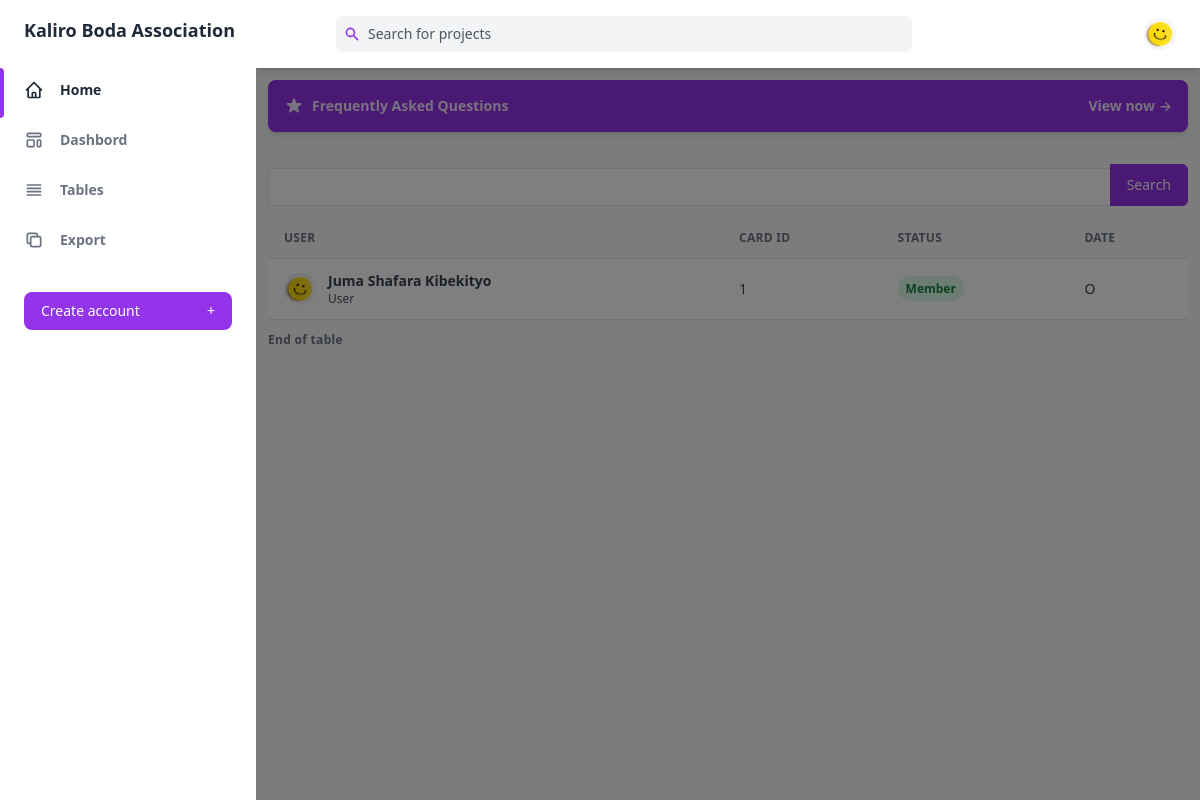
The page /accounts/user_table on the database as committed earlier.
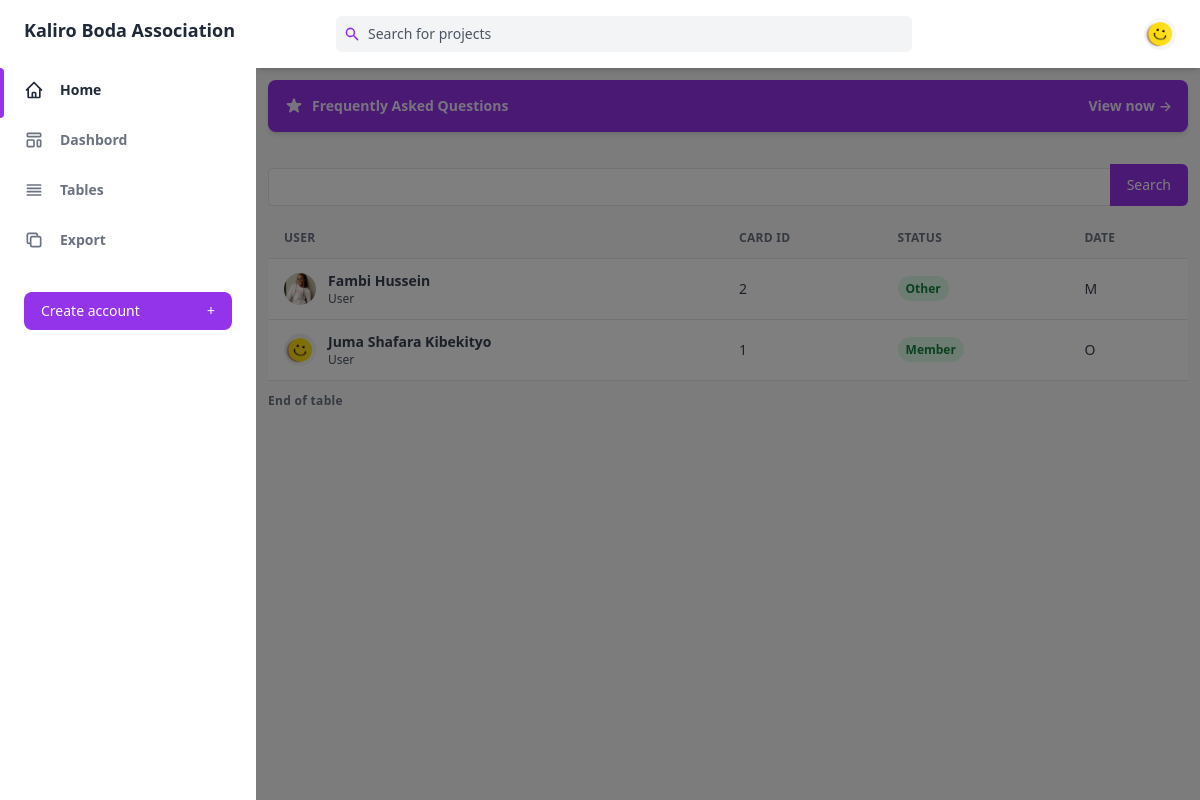
The same page on the database as committed later.
### accounts/models.py (models this page shows, shortened)
class User(AbstractUser):
    REQUIRED_FIELDS = ['first_name', 'last_name']
    GENDER_CHOICES = [('M', 'Male'), ('F', 'Female'), ('O', 'Other')]
    first_name = models.CharField(max_length=25)
    last_name = models.CharField(max_length=25)
    email = models.EmailField(verbose_name='User email', blank=True)
    gender = models.CharField(choices=GENDER_CHOICES,
                              max_length=1, default="O")
    display_picture = models.ImageField(
        default='display_pictures/smily.jpg', upload_to='display_pictures')

### accounts/views.py (the view)
def userTable(request):
    users = User.objects.all().order_by('first_name')
    context = {'users': users}
    template_name = 'accounts/user_table.html'
    return render(request=request, template_name=template_name, context=context)

### accounts/templates/accounts/user_table.html (shortened to what the changed rows need)
{% extends 'kaliroboda/base.html' %} {% block content %}
<main class="container overflow-y-auto p-3">
  {% if users %}
  <div class="w-full overflow-hidden rounded-lg shadow-xs">
    <div class="w-full overflow-x-auto">
      <table class="w-full whitespace-no-wrap">
        <thead>
          <tr
            class="text-xs font-semibold tracking-wide text-left text-gray-500 uppercase border-b dark:border-gray-700 bg-gray-50 dark:text-gray-400 dark:bg-gray-800"
          >
            <th class="px-4 py-3">User</th>
            <th class="px-4 py-3">Card ID</th>
            <th class="px-4 py-3">Status</th>
            <th class="px-4 py-3">Date</th>
          </tr>
        </thead>
        <tbody class="bg-white divide-y dark:divide-gray-700 dark:bg-gray-800">
          {% for user in users %}
          <tr class="text-gray-700 dark:text-gray-400">
            <td class="px-4 py-3">
              <a
                href="{% url 'accounts:profile'%}?user_id={{user.id}}"
                class="flex items-center text-sm"
              >
                <div class="relative hidden w-8 h-8 mr-3 rounded-full md:block">
                  <img
                    class="object-cover w-full h-full rounded-full"
                    src="{{user.display_picture.url}}"
                    alt=""
                    loading="lazy"
                  />
                  <div
                    class="absolute inset-0 rounded-full shadow-inner"
                    aria-hidden="true"
                  ></div>
                </div>
                <div>
                  <p class="font-semibold">
                    {{user.first_name}} {{user.last_name}}
                  </p>
                  <p class="text-xs text-gray-600 dark:text-gray-400">User</p>
                </div>
              </a>
            </td>
            <td class="px-4 py-3 text-sm">{{user.id}}</td>
            <td class="px-4 py-3 text-xs">
              <span
                class="px-2 py-1 font-semibold leading-tight text-green-700 bg-green-100 rounded-full dark:bg-green-700 dark:text-green-100"
              >
                {% if user.member %}
                <span>Member</span>
                {% elif user.is_staff %}
                <span>Staff</span>
                {% else %}
                <span>Other</span>
                {% endif %}
              </span>
            </td>
            <td class="px-4 py-3 text-sm">{{user.gender}}</td>
          </tr>
          {% endfor %}
        </tbody>
      </table>
    </div>
  </div>
  {% else %}
  <h2 class="text-white">No users found</h2>
  {% endif %} {% endblock %}

Rows that differ between the two databases and show on the page:
added User: display_picture (picture), first_name "Fambi", last_name "Hussein", id "2", is_staff "Other", gender "M"
